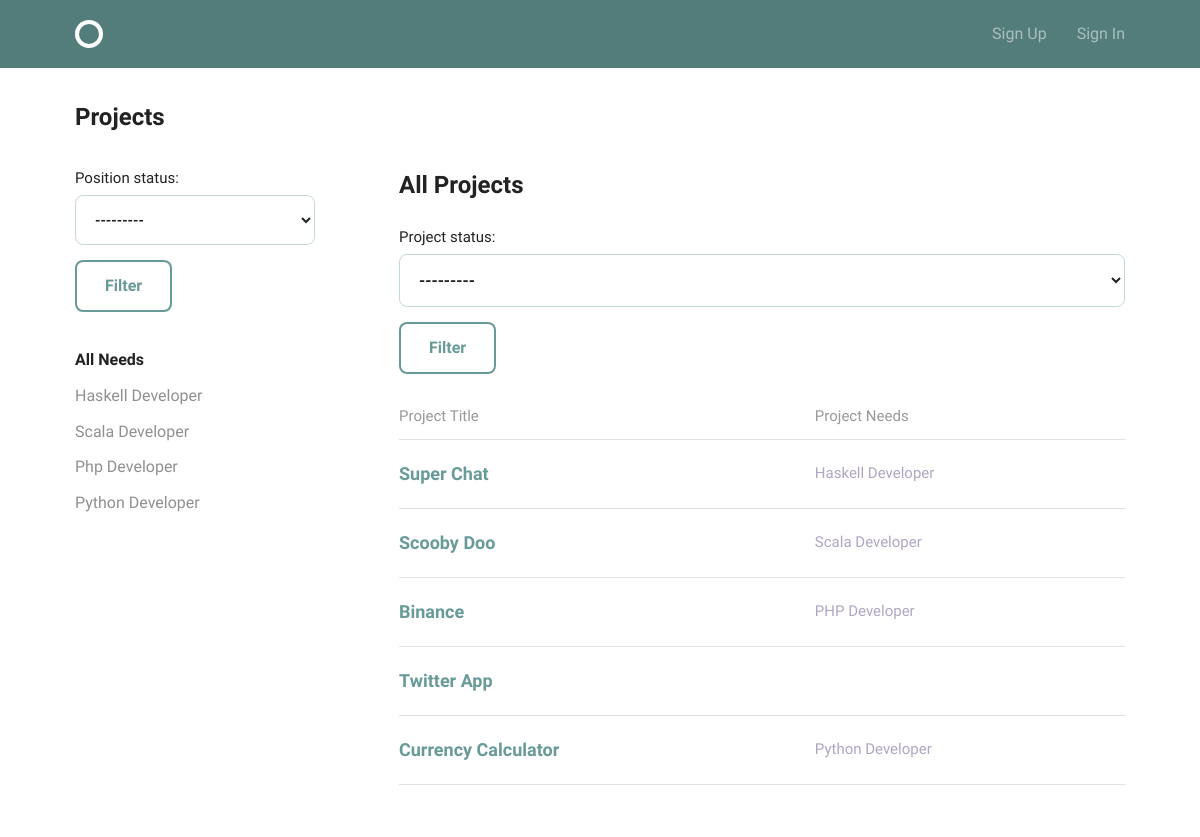
Before: / with the older database file.
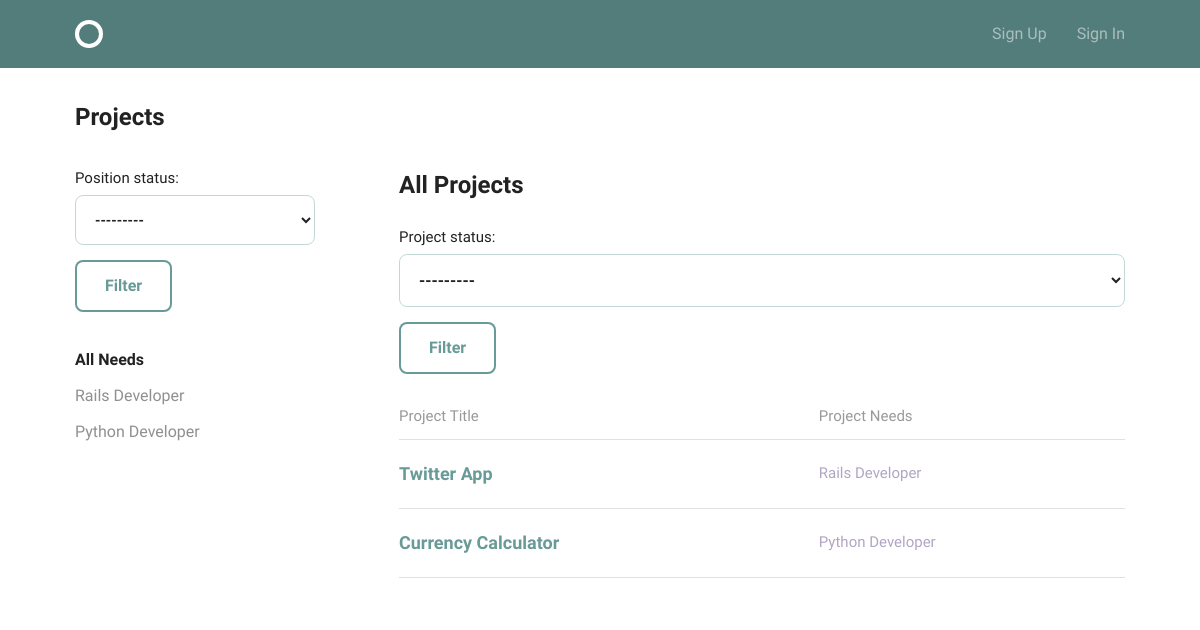
After: the same page with the newer database file.
### projects/models.py (models this page shows, shortened)
class Position(models.Model):
    project = models.ForeignKey('Project', on_delete=models.CASCADE)
    title = models.CharField(max_length=255, blank=True)
    description = MarkdownxField(blank=True, null=True)
    main_skills = models.ManyToManyField('accounts.MainSkill',
                                         related_name='positions_main')
    other_skills = models.ManyToManyField('accounts.OtherSkill',
                                          related_name='positions_other')
    position_status = models.CharField(max_length=255,
                                       choices=POSITION_STATUS,
                                       blank=True)
    slug = models.SlugField(editable=False, blank=True)
    timeline = models.CharField(max_length=60, blank=True, null=True)
    created_at = models.DateTimeField(auto_now_add=True)
    class Meta:
        ordering = ['-created_at']

class Project(models.Model):
    owner = models.ForeignKey(settings.AUTH_USER_MODEL,
                              on_delete=models.CASCADE,
                              related_name='projects')
    title = models.CharField(max_length=255, unique=True)
    description = MarkdownxField(max_length=2500, blank=True, null=True)
    project_timeline = MarkdownxField(max_length=500, blank=True, null=True )
    applicant_requirements = MarkdownxField(max_length=500, blank=True, null=True)
    project_status = models.CharField(max_length=255,
                                      choices=PROJECT_STATUS,
                                      blank=True)
    slug = models.SlugField(allow_unicode=True, unique=True)
    created_at = models.DateTimeField(auto_now_add=True)
    class Meta:
        ordering = ['-created_at']

### projects/views.py (the view)
# urls.py: path('', views.ProjectAll.as_view(), name='projects_all'),
class ProjectAll(ListView):
    model = Project
    template_name = 'projects/index.html'
    context_object_name = 'projects'
    def get_queryset(self):
        queryset = super(ProjectAll, self).get_queryset()
        queryset = queryset.filter(
            project_status='OPEN',
            position__main_skills__in=User.objects.filter(id=self.request.user.id).values('main_skills__id'),
        ).prefetch_related(
            'position_set'
        ).distinct()
        return queryset
    def get_context_data(self, **kwargs):
        context = super(ProjectAll, self).get_context_data()
        context['search_form'] = SearchForm()
        context['position_filter'] = PositionStatusFilter(self.request.GET, queryset=Position.objects.all())
        context['projects_filter'] = ProjectsFilter(self.request.GET, queryset=Project.objects.all())
        return context

### projects/forms.py
class SearchForm(forms.Form):
    q = forms.CharField(
        max_length=255,
        widget=forms.TextInput(
            attrs={
                'placeholder': 'Search Projects...',
            },
        ))

### projects/templates/projects/index.html (shortened to what this page needs)
{% extends 'base.html' %}
{% load static %}
  {% block body_content %}
  <div class="bounds circle--page">
    <div class="circle--page--header circle--fluid">
      <div class="circle--fluid--cell circle--fluid--primary">
        <h2>Projects</h2>
      </div>
      <div class="circle--fluid--cell circle--fluid--secondary">
      </div>
    </div>
    <div class="grid-25">
      <div class="circle--filter circle--secondary--module">
        {% if position_filter %}
       <form method="GET" class="form-label-group-2">
         <div class="form-label-group-2">
           {{ position_filter.form }}
         </div>
         <button type="submit" class="btn btn-primary mb-2">Filter</button>
       </form>
        {% endif %}
        <ul class="circle--filter--list">
          <li><a class="selected">All Needs</a></li>
          {% for position in position_filter.qs %}
          <li><a href="{% url 'projects:project_detail' slug=position.project.slug %}">{{ position.title|title }}</a></li>
          {% endfor %}
        </ul>
      </div>
    </div>
    <div class="grid-70 grid-push-5">
      <h2>All Projects</h2>
      {% if projects_filter %}
       <form method="GET" class="form-label-group-2">
         <div class="form-label-group-2">
           {{ projects_filter.form }}
         </div>
         <button type="submit" class="btn btn-primary mb-2">Filter</button>
       </form>
        {% endif %}
      <table class="u-full-width circle--table">
        <thead>
          <tr>
            <th>Project Title</th>
            <th class="circle--cell--right">Project Needs</th>
          </tr>
        </thead>
        <tbody>
        {% for project in projects_filter.qs %}
          <tr class="clickable-row" data-href="{% url 'projects:project_detail' slug=project.slug %}">
            <td>
              <h3>{{ project.title|title }}</h3>
            </td>
            <td class="circle--cell--right">
            {% for position in project.position_set.all %}
              <span class="secondary-label">{{ position.title }}</span>
              {% endfor %}
            </td>
          </tr>
          {% endfor %}
        </tbody>
      </table>
    </div>
  </div>
  {% endblock body_content %}

Changed rows visible on the page:
removed Position: title "Haskell Developer"
removed Position: title "Scala Developer"
removed Position: title "Php Developer", title "PHP Developer"
removed Project: title "Super Chat"
removed Project: title "Scooby Doo"
removed Project: title "Binance"
added Position: title "Rails Developer"
